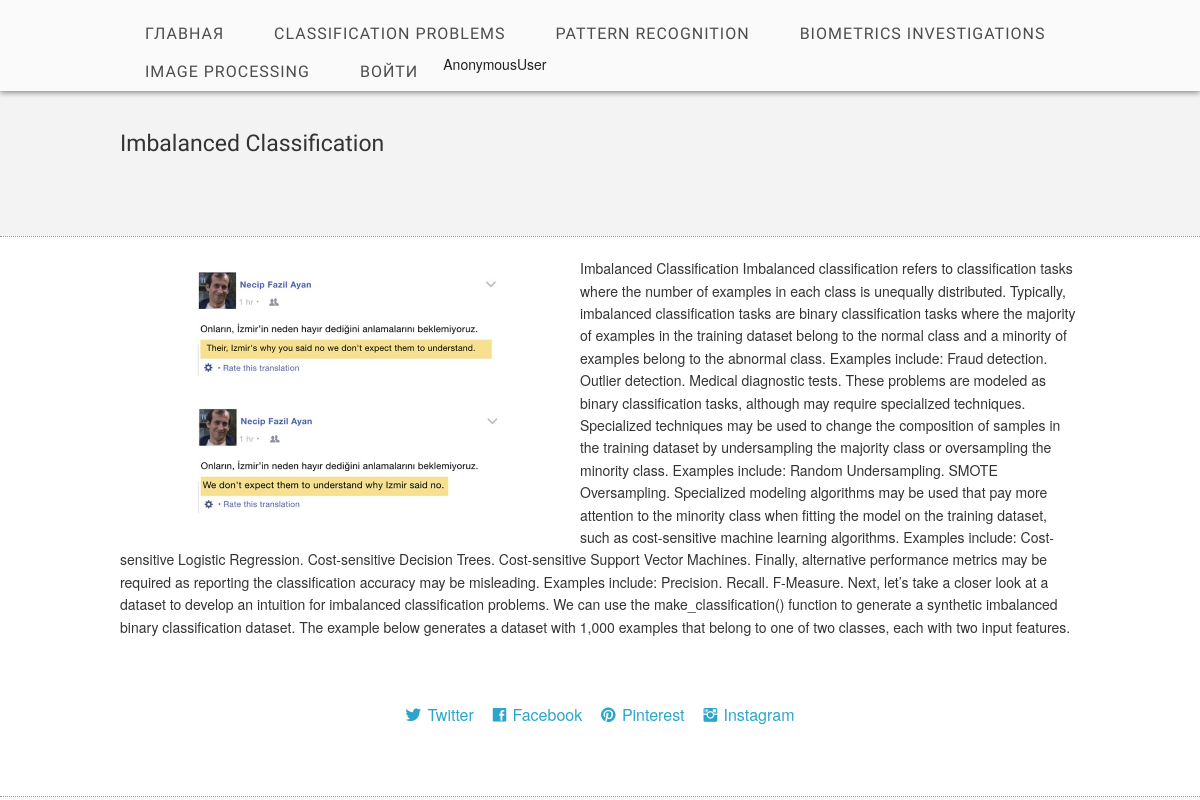
The page /news/article/14 on the database its author committed.
### news/models.py (models this page shows, shortened)
class Rubric(models.Model):
    name = models.CharField(max_length=100)

class Article(models.Model):
    title = models.CharField(max_length=100)
    keyword = models.CharField(max_length=200)
    annotation = models.TextField()
    rubric = models.ForeignKey(Rubric, null=True, blank=True, on_delete=models.SET_NULL)
    hashtag = models.ManyToManyField(Hashtag, help_text="Выберите хэштэг")

### news/views.py (the view)
# urls.py: path('article/<int:article_id>', views.get_one_article, name='current_article'),
def get_one_article(request, article_id):
    current_article = Article.objects.get(pk=article_id)
    rubrics = Rubric.objects.all()
    return render(request, 'news/article.html', context={'current_article': current_article, 'rubrics': rubrics, })

### news/templates/news/article.html (shortened to what this page needs)
<!DOCTYPE html>
{% load static %}
<html class="no-js" lang="en">
<head>
    <link rel="stylesheet" href="{% static 'stylesheets/foundation.min.css' %}">
    <link rel="stylesheet" href="{% static 'stylesheets/main.css' %}">
    <link rel="stylesheet" href="{% static 'stylesheets/app.css' %}">
    <link rel="stylesheet" href="{% static 'fonts/ligature.css' %}">
</head>
<body>
<nav>
    <div class="twelve columns header_nav">
        <div class="row">
            <ul id="menu-header" class="nav-bar horizontal">
                <li><a href="{% url 'index' %}">Главная</a></li>
                {% for rubric in rubrics %}
                <li><a href="{% url 'rubric' rubric.id %}">{{rubric.name}}</a></li>
                {% endfor %}
                {{request.user}}
                {% if not request.user.is_authenticated %}
                <li><a href="{% url 'login' %}">Войти</a></li>
                {% endif %}
            </ul>
        </div>
    </div>
</nav>
<header>
    <div class="row">
        <h4>{{current_article.title}}</h4>
        <article>
            <div class="twelve columns">
            </div>
        </article>
    </div>
</header>
<section class="section_light">
    <div class="row">
        <p><img src="{% static 'images/a2.jpg' %}" alt="desc" width=400 align=left hspace=30>
            {{current_article.annotation}}
        </p>
    </div>
    <footer>
        <div class="row">
            <div class="twelve columns footer">
                <a href="" class="lsf-icon" style="font-size:16px; margin-right:15px" title="twitter">Twitter</a>
                <a href="" class="lsf-icon" style="font-size:16px; margin-right:15px" title="facebook">Facebook</a>
                <a href="" class="lsf-icon" style="font-size:16px; margin-right:15px" title="pinterest">Pinterest</a>
                <a href="" class="lsf-icon" style="font-size:16px" title="instagram">Instagram</a>
            </div>
        </div>
    </footer>
</body>
</html>

### static/stylesheets/main.css (style rules this page uses)
.lsf-icon:before { content:attr(title); margin-right:0.3em; font-size:64px; font-family: 'LigatureSymbols'; -webkit-text-rendering: optimizeLegibility; -moz-text-rendering: optimizeLegibility; -ms-text-rendering: optimizeLegibility; -o-text-rendering: optimizeLegibility; text-rendering: optimizeLegibility; -webkit-font-smoothing: antialiased; -moz-font-smoothing: antialiased; -ms-font-smoothing: antialiased; -o-font-smoothing: antialiased; font-smoothing: antialiased; }
body { background: #fafafa }
.row { width: 960px }
header { background: #f3f3f3; clear:both; padding: 20px 0 40px }
.header_nav { background: #fafafa; padding: 15px 0 0; box-shadow: 0 1px 6px rgba(34, 25, 25, 0.6); z-index: 999 }
p { color: #333 }
h1,h2,h3,h4 { font-family:'Open Sans Condensed',sans-serif; font-weight: normal; color: #333; margin: 20px 0 }
.section_light { background: #FFF; border-top: 1px dotted #999; border-bottom: 1px dotted #999; padding: 20px 0; clear:both }
.nav-bar { margin-top: 0; background: none }
.nav-bar > li { border: 0; padding: 0; font-family: 'Open Sans Condensed',sans-serif; letter-spacing: 1px; box-shadow: none }
.nav-bar > li > a:first-child { font-size: 16px; text-transform: uppercase; padding: 0 25px }
.nav-bar > li:last-child { border: 0; box-shadow: none }
.nav-bar > li > a { color: #4d4d4d }
.footer { text-align:center; padding: 50px 0 }

### rows shown on the page
Rubric: name "CLASSIFICATION PROBLEMS"
Rubric: name "PATTERN RECOGNITION"
Rubric: name "BIOMETRICS INVESTIGATIONS"
Rubric: name "IMAGE PROCESSING"
Article: title "Imbalanced Classification", annotation "Imbalanced Classification Imbalanced classification refers to classification tasks where the number of examples in each class is unequally distributed. Typically, imbalanced classification tasks are binary classification tasks where the majority of examples in the training dataset belong to the normal class and a minority of examples belong to the abnormal class. Examples include: Fraud detection. Outlier detection. Medical diagnostic tests. These problems are modeled as binary classification tasks, although may require specialized techniques. Specialized techniques may be used to change the composition of samples in the training dataset by undersampling the majority class or oversampling…"

### other values the page prints
{{ request.user }} "AnonymousUser"
